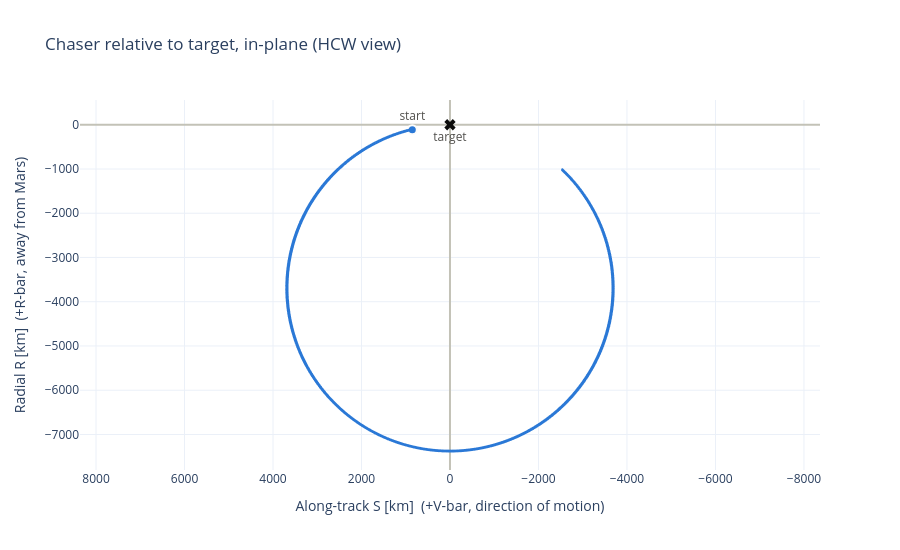

Notebook code for this chart:
### Code cell
# HCW view of the target's RSW frame: along-track (S) horizontal with +S to the left, radial (R) up
s_km = r_rsw[:, 1] * M_TO_KM
r_km = r_rsw[:, 0] * M_TO_KM
t_rel_hr = (ts_5_to_6 - t5) * SEC_TO_HOUR

fig_hcw = go.Figure()
fig_hcw.add_trace(
    go.Scattergl(  # WebGL handles the full-resolution trajectory
        x=s_km,
        y=r_km,
        mode="lines",
        name="Chaser",
        line={"color": "#2a78d6", "width": 2},
        customdata=t_rel_hr,
        hovertemplate="S = %{x:.3f} km<br>R = %{y:.3f} km<br>t = %{customdata:.2f} hr<extra></extra>",
    )
)
fig_hcw.add_trace(
    go.Scatter(
        x=[s_km[0]],
        y=[r_km[0]],
        mode="markers+text",
        name="Start (burn 5)",
        marker={"color": "#2a78d6", "size": 9, "line": {"color": "#fcfcfb", "width": 2}},
        text=["start"],
        textposition="top center",
        textfont={"color": "#52514e"},
        hovertemplate="start<br>S = %{x:.3f} km<br>R = %{y:.3f} km<extra></extra>",
    )
)
fig_hcw.add_trace(
    go.Scatter(
        x=[0.0],
        y=[0.0],
        mode="markers+text",
        name="Target",
        marker={"color": "#0b0b0b", "size": 10, "symbol": "x"},
        text=["target"],
        textposition="bottom center",
        textfont={"color": "#52514e"},
        hovertemplate="target<extra></extra>",
    )
)
fig_hcw.update_xaxes(
    title="Along-track S [km]  (+V-bar, direction of motion)",
    autorange="reversed",
    zeroline=True,
    zerolinecolor="#c3c2b7",
)
fig_hcw.update_yaxes(
    title="Radial R [km]  (+R-bar, away from Mars)",
    scaleanchor="x",  # equal km per km on both axes
    zeroline=True,
    zerolinecolor="#c3c2b7",
)
fig_hcw.update_layout(
    title="Chaser relative to target, in-plane (HCW view)",
    template="plotly_white",
    showlegend=False,
    height=550,
)
fig_hcw.show()

### Figure 1 — Plotly figure (JSON) as saved in the notebook; plotly's stock layout.template omitted (floating-point values rounded to 4 significant figures; data arrays with more than 128 entries replaced by an {"elided": "..."} marker saying what was removed)
{"data": [{"customdata": {"elided": "30000 float values"}, "hovertemplate": "S = %{x:.3f} km<br>R = %{y:.3f} km<br>t = %{customdata:.2f} hr<extra></extra>", "line": {"color": "#2a78d6", "width": 2}, "mode": "lines", "name": "Chaser", "type": "scattergl", "x": {"elided": "30000 float values"}, "y": {"elided": "30000 float values"}}, {"hovertemplate": "start<br>S = %{x:.3f} km<br>R = %{y:.3f} km<extra></extra>", "marker": {"color": "#2a78d6", "line": {"color": "#fcfcfb", "width": 2}, "size": 9}, "mode": "markers+text", "name": "Start (burn 5)", "text": ["start"], "textfont": {"color": "#52514e"}, "textposition": "top center", "type": "scatter", "x": [852.0], "y": [-110.5]}, {"hovertemplate": "target<extra></extra>", "marker": {"color": "#0b0b0b", "size": 10, "symbol": "x"}, "mode": "markers+text", "name": "Target", "text": ["target"], "textfont": {"color": "#52514e"}, "textposition": "bottom center", "type": "scatter", "x": [0], "y": [0]}], "layout": {"height": 550, "showlegend": false, "title": {"text": "Chaser relative to target, in-plane (HCW view)"}, "xaxis": {"autorange": "reversed", "title": {"text": "Along-track S [km]  (+V-bar, direction of motion)"}, "zeroline": true, "zerolinecolor": "#c3c2b7"}, "yaxis": {"scaleanchor": "x", "title": {"text": "Radial R [km]  (+R-bar, away from Mars)"}, "zeroline": true, "zerolinecolor": "#c3c2b7"}}}
